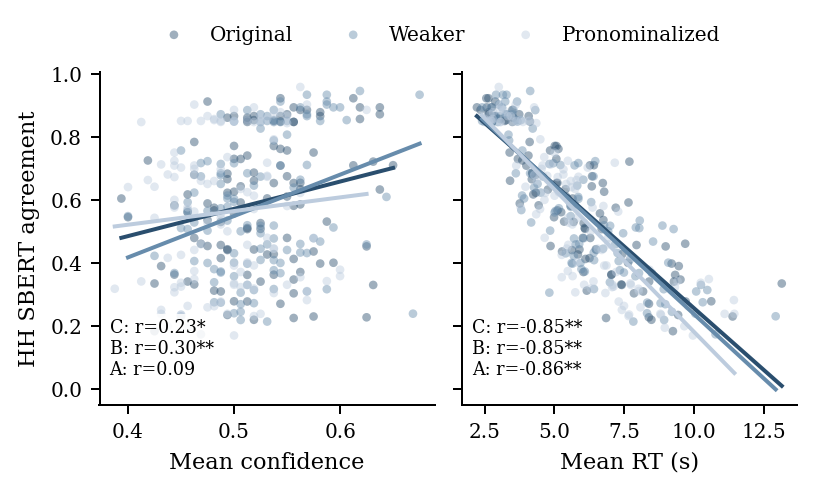

Generate this figure with Python:
"""
Generate conf_rt_sbert_triangle.png:
  Left panel:  per-question mean confidence vs HH SBERT (by variant)
  Right panel: per-question mean RT (s)   vs HH SBERT (by variant)

Run from repo root:
  ~/miniconda3/envs/zero/bin/python figures/confidence_human/conf_rt_sbert_triangle.py
"""
from __future__ import annotations

import json
import shutil
import sys
from pathlib import Path

import numpy as np
import pandas as pd
import matplotlib.pyplot as plt
from scipy import stats

ROOT = Path(__file__).resolve().parents[2]
sys.path.insert(0, str(ROOT))
sys.path.insert(0, str(ROOT / "analysis"))

from utils.constants import VARIANT_COLORS, VARIANT_ORDER

HUMAN_DIR  = ROOT / "evaluation" / "humans" / "by_participant"
EXPORTS    = ROOT / "analysis" / "session2" / "exports"
OUT_DIR    = Path(__file__).parent
LATEX_DIR  = ROOT / "latex" / "AAAI2026" / "LaTeX" / "figures" / "confidence"
LATEX_DIR.mkdir(parents=True, exist_ok=True)

VARIANT_LABELS = {"C": "Original", "B": "Weaker", "A": "Pronominalized"}

# ── style ────────────────────────────────────────────────────────────────────
plt.rcParams.update({
    "font.family": "serif",
    "font.serif":  ["Times New Roman", "Times", "DejaVu Serif"],
    "font.size":        9,
    "axes.titlesize":   9,
    "axes.labelsize":   9,
    "xtick.labelsize":  8,
    "ytick.labelsize":  8,
    "legend.fontsize":  8,
    "axes.linewidth":   0.8,
    "axes.spines.top":  False,
    "axes.spines.right": False,
})

# ── load human confidence + RT (per participant × question × variant) ────────
records = []
for fpath in sorted(HUMAN_DIR.glob("*.json")):
    d = json.load(open(fpath))
    for ans in d.get("answers", []):
        records.append({
            "participant":   d.get("code", fpath.stem),
            "question_id":   ans["question_id"],
            "variant":       ans["variant"],      # A/B/C
            "confidence":    (ans["confidence"] - 1) / 4.0,   # Likert 1-5 → [0,1]
            "time_s":        ans["time_spent_ms"] / 1000.0,
        })
human_df = pd.DataFrame(records)

# cap RT at 99th percentile
p99 = human_df["time_s"].quantile(0.99)
human_df["time_s"] = human_df["time_s"].clip(upper=p99)

# per-question × variant aggregates
human_qv = (
    human_df.groupby(["question_id", "variant"])
    .agg(mean_conf=("confidence", "mean"), mean_rt=("time_s", "mean"))
    .reset_index()
)

# ── load HH SBERT (pair_cache_cleaned.parquet) ────────────────────────────────
pc = pd.read_parquet(EXPORTS / "pair_cache_cleaned.parquet")
hh = pc[pc["pair_type"] == "HH"].copy()
hh_qv = (
    hh[hh["variant"].isin(["A", "B", "C"])]
    .groupby(["question_id", "variant"])["sbert_score"]
    .mean()
    .reset_index()
    .rename(columns={"sbert_score": "hh_sbert"})
)

# ── merge ─────────────────────────────────────────────────────────────────────
merged = human_qv.merge(hh_qv, on=["question_id", "variant"], how="inner")
print(f"Merged rows: {len(merged)} | questions: {merged['question_id'].nunique()}")


def sig_stars(p: float) -> str:
    if p < 0.01:
        return "**"
    if p < 0.05:
        return "*"
    return ""


def variant_r_text(df: pd.DataFrame, xcol: str) -> str:
    lines = []
    for variant in VARIANT_ORDER:
        sub = df[df["variant"] == variant]
        x = sub[xcol].to_numpy()
        y = sub["hh_sbert"].to_numpy()
        mask = np.isfinite(x) & np.isfinite(y)
        x, y = x[mask], y[mask]
        if len(x) >= 3:
            r_val, p_val = stats.pearsonr(x, y)
            lines.append(f"{variant}: r={r_val:.2f}{sig_stars(p_val)}")
    return "\n".join(lines)

# ── figure ────────────────────────────────────────────────────────────────────
fig, (ax_conf, ax_rt) = plt.subplots(
    1, 2,
    figsize=(5.0, 2.4),
    sharey=True,
    gridspec_kw={"wspace": 0.08},
)

for variant in VARIANT_ORDER:
    sub = merged[merged["variant"] == variant]
    color = VARIANT_COLORS[variant]
    label = VARIANT_LABELS[variant]

    for ax, xcol, xlabel in [
        (ax_conf, "mean_conf", "Mean confidence"),
        (ax_rt,   "mean_rt",   "Mean RT (s)"),
    ]:
        x = sub[xcol].values
        y = sub["hh_sbert"].values
        mask = np.isfinite(x) & np.isfinite(y)
        x, y = x[mask], y[mask]

        ax.scatter(x, y, s=12, alpha=0.45, color=color, edgecolors="none",
                   label=label if ax is ax_conf else None)

        if len(x) >= 5:
            slope, intercept, *_ = stats.linregress(x, y)
            xfit = np.linspace(x.min(), x.max(), 100)
            ax.plot(xfit, intercept + slope * xfit, color=color, lw=1.6)

for ax, xlabel in [(ax_conf, "Mean confidence"), (ax_rt, "Mean RT (s)")]:
    ax.set_xlabel(xlabel)

ax_conf.set_ylabel("HH SBERT agreement")
ax_rt.set_ylabel("")

ax_conf.text(
    0.03, 0.08, variant_r_text(merged, "mean_conf"),
    transform=ax_conf.transAxes,
    ha="left", va="bottom", fontsize=7.0,
    bbox=dict(boxstyle="round,pad=0.25", facecolor="white", alpha=0.86, linewidth=0.0),
)
ax_rt.text(
    0.03, 0.08, variant_r_text(merged, "mean_rt"),
    transform=ax_rt.transAxes,
    ha="left", va="bottom", fontsize=7.0,
    bbox=dict(boxstyle="round,pad=0.25", facecolor="white", alpha=0.86, linewidth=0.0),
)

# shared legend above both panels
handles, labels = ax_conf.get_legend_handles_labels()
fig.legend(
    handles, labels,
    loc="upper center",
    ncol=3,
    frameon=False,
    bbox_to_anchor=(0.50, 1.03),
)

plt.tight_layout(rect=[0, 0, 1, 0.93])

out = OUT_DIR / "conf_rt_sbert_triangle.png"
fig.savefig(out, dpi=180, bbox_inches="tight")
shutil.copy(out, LATEX_DIR / "conf_rt_sbert_triangle.png")
plt.close(fig)
print(f"Saved: {out}")
print(f"Copied to: {LATEX_DIR / 'conf_rt_sbert_triangle.png'}")
